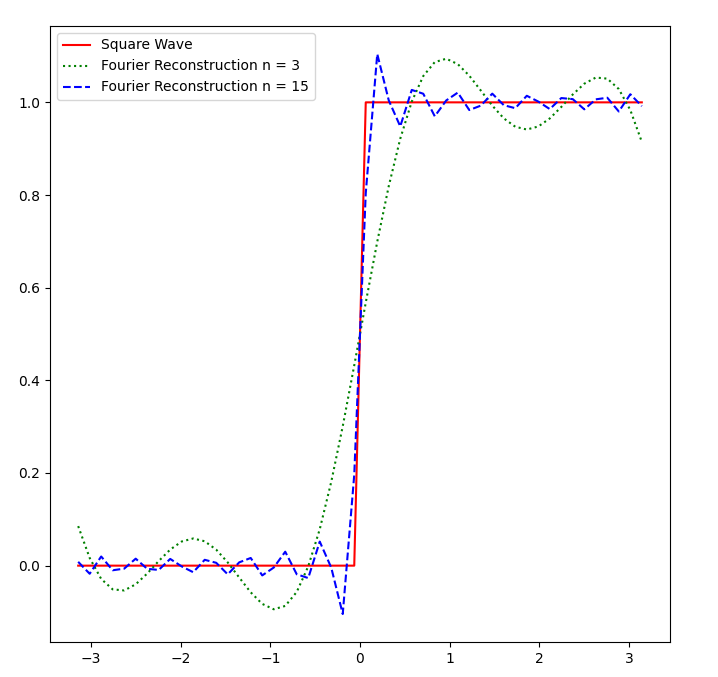

Generate this figure with Python:
from symfit import parameters, variables, sin, cos, Fit
import numpy as np
import matplotlib.pyplot as plt

def fourier_series(x, f, n=0):
    """
    Returns a symbolic fourier series of order `n`.

    :param n: Order of the fourier series.
    :param x: Independent variable
    :param f: Frequency of the fourier series
    """
    # Make the parameter objects for all the terms
    a0, *cos_a = parameters(','.join(['a{}'.format(i) for i in range(0, n + 1)]))
    sin_b = parameters(','.join(['b{}'.format(i) for i in range(1, n + 1)]))
    # Construct the series
    series = a0 + sum(ai * cos(i * f * x) + bi * sin(i * f * x)
                     for i, (ai, bi) in enumerate(zip(cos_a, sin_b), start=1))
    return series

x, y = variables('x, y')
w, = parameters('w')
model_dict = {y: fourier_series(x, f=w, n=3)}
model_dict2 = {y: fourier_series(x, f=w, n=15)}

xdata = np.linspace(-np.pi, np.pi)
ydata = np.zeros_like(xdata)
ydata[xdata > 0] = 1
# Define a Fit object for this model and data
fit = Fit(model_dict, x=xdata, y=ydata)
fit2 = Fit(model_dict2, x=xdata, y=ydata)
fit_result = fit.execute()
fit_result2 =  fit2.execute()

# Plot the result
fig, ax = plt.subplots(1,1, figsize = (8,8))
ax.plot(xdata, ydata,color='red', label='Square Wave')
ax.plot(xdata, fit.model(x=xdata, **fit_result.params).y, color='green', ls=':', label='Fourier Reconstruction n = {n}'.format(n=3))
ax.plot(xdata, fit2.model(x=xdata, **fit_result2.params).y, color='blue', ls='--', label='Fourier Reconstruction n = {n}'.format(n=15))
ax.legend(loc = 'upper left')
fig.savefig('fourier.png')
plt.show()
